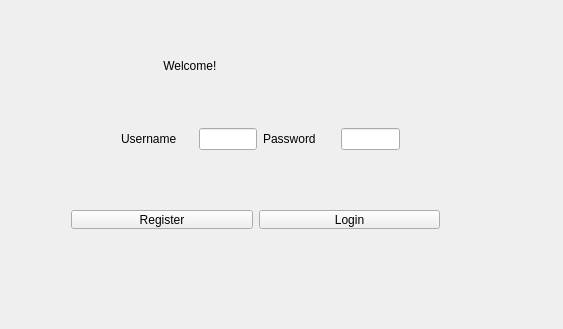
<?xml version="1.0" encoding="UTF-8"?>
<ui version="4.0">
 <class>Widget</class>
 <widget class="QWidget" name="Widget">
  <property name="geometry">
   <rect>
    <x>0</x>
    <y>0</y>
    <width>563</width>
    <height>329</height>
   </rect>
  </property>
  <property name="windowTitle">
   <string>Widget</string>
  </property>
  <widget class="QWidget" name="layoutWidget">
   <property name="geometry">
    <rect>
     <x>110</x>
     <y>100</y>
     <width>301</width>
     <height>78</height>
    </rect>
   </property>
   <layout class="QHBoxLayout" name="horizontalLayout_2">
    <item>
     <layout class="QHBoxLayout" name="horizontalLayout">
      <item>
       <widget class="QLabel" name="lbName">
        <property name="minimumSize">
         <size>
          <width>72</width>
          <height>15</height>
         </size>
        </property>
        <property name="maximumSize">
         <size>
          <width>72</width>
          <height>15</height>
         </size>
        </property>
        <property name="text">
         <string>Username</string>
        </property>
       </widget>
      </item>
      <item>
       <widget class="QLineEdit" name="leName"/>
      </item>
      <item>
       <layout class="QHBoxLayout" name="horizontalLayout_4">
        <item>
         <widget class="QLabel" name="lbPwd">
          <property name="minimumSize">
           <size>
            <width>72</width>
            <height>15</height>
           </size>
          </property>
          <property name="maximumSize">
           <size>
            <width>72</width>
            <height>15</height>
           </size>
          </property>
          <property name="text">
           <string>Password</string>
          </property>
         </widget>
        </item>
        <item>
         <widget class="QLineEdit" name="lePwd"/>
        </item>
       </layout>
      </item>
     </layout>
    </item>
   </layout>
  </widget>
  <widget class="QLabel" name="label">
   <property name="geometry">
    <rect>
     <x>110</x>
     <y>40</y>
     <width>321</width>
     <height>51</height>
    </rect>
   </property>
   <property name="text">
    <string>                Welcome!</string>
   </property>
  </widget>
  <widget class="QWidget" name="layoutWidget">
   <property name="geometry">
    <rect>
     <x>60</x>
     <y>199</y>
     <width>391</width>
     <height>41</height>
    </rect>
   </property>
   <layout class="QHBoxLayout" name="horizontalLayout_3">
    <item>
     <widget class="QPushButton" name="btnRegist">
      <property name="text">
       <string>Register</string>
      </property>
     </widget>
    </item>
    <item>
     <widget class="QPushButton" name="btnLogin">
      <property name="text">
       <string>Login</string>
      </property>
     </widget>
    </item>
   </layout>
  </widget>
 </widget>
 <layoutdefault spacing="6" margin="11"/>
 <resources/>
 <connections/>
</ui>
